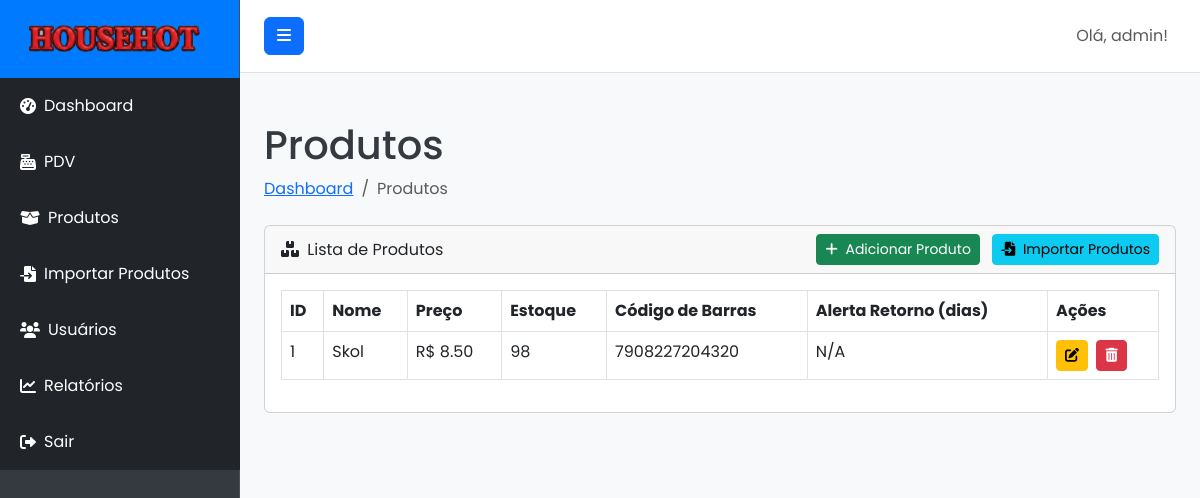
Page /products (signed in) on the earlier database version.
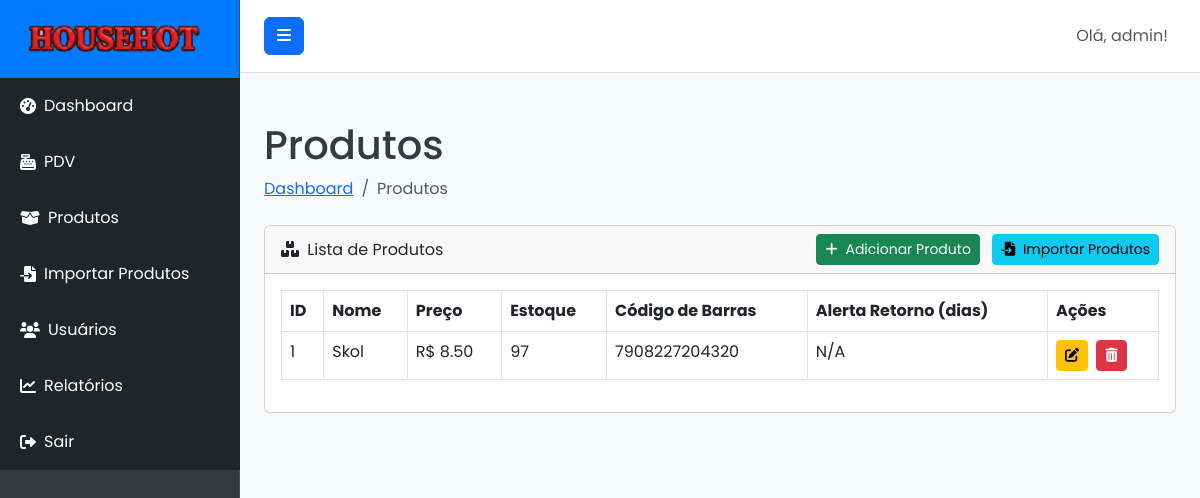
Same page on the later database version.
### models.py (models this page shows)
class Product(db.Model):
    __tablename__ = 'products'
    id = db.Column(db.Integer, primary_key=True)
    name = db.Column(db.String(120), nullable=False)
    description = db.Column(db.Text, nullable=True)
    price = db.Column(db.Float, nullable=False)
    stock = db.Column(db.Integer, default=0, nullable=False)
    barcode = db.Column(db.String(100), unique=True, nullable=True)
    return_alert_days = db.Column(db.Integer, nullable=True)
    created_at = db.Column(db.DateTime, default=datetime.utcnow)
    sale_items = db.relationship('SaleItem', backref='product', lazy=True)

### routes.py (the view)
@main_bp.route('/products')
@admin_required
def products():
    return render_template('products.html', products=Product.query.all())

### app.py (called while the page is built)
def create_app():
    app = Flask(__name__)
    app.config.from_object(Config)
    db.init_app(app)
    login_manager.init_app(app)
    migrate.init_app(app, db)
    login_manager.login_view = 'main.login'
    @login_manager.user_loader
    def load_user(user_id):
        return User.query.get(int(user_id))
    app.register_blueprint(main_bp)
    with app.app_context():
        db.create_all()
        if not User.query.filter_by(username='admin').first():
            admin_user = User(username='admin', email='admin@pdv.com', role='admin')
            admin_user.set_password('admin123')
            db.session.add(admin_user)
            db.session.commit()
            print("Usuário administrador 'admin' criado com sucesso!")
    return app

### models.py (called while the page is built)
    def is_admin(self):
        return self.role == 'admin'

### routes.py (called while the page is built)
def admin_required(f):
    @wraps(f)
    @login_required
    def decorated_function(*args, **kwargs):
        if not current_user.is_admin():
            flash('Você não tem permissão para acessar esta página.', 'danger')
            return redirect(url_for('main.dashboard'))
        return f(*args, **kwargs)
    return decorated_function

### templates/products.html (shortened to what this page needs)
{% extends "base.html" %}
{% block content %}
<div class="container-fluid">
    <h1 class="mt-4">Produtos</h1>
    <ol class="breadcrumb mb-4">
        <li class="breadcrumb-item"><a href="{{ url_for('main.dashboard') }}">Dashboard</a></li>
        <li class="breadcrumb-item active">Produtos</li>
    </ol>
    <div class="card mb-4">
        <div class="card-header d-flex justify-content-between align-items-center">
            <div>
                <i class="fas fa-boxes me-1"></i>
                Lista de Produtos
            </div>
            <div>
                <a href="{{ url_for('main.add_product') }}" class="btn btn-success btn-sm me-2">
                    <i class="fas fa-plus me-1"></i> Adicionar Produto
                </a>
                <a href="{{ url_for('main.import_products') }}" class="btn btn-info btn-sm">
                    <i class="fas fa-file-import me-1"></i> Importar Produtos
                </a>
            </div>
        </div>
        <div class="card-body">
            <div class="table-responsive">
                <table class="table table-bordered" id="productsTable" width="100%" cellspacing="0">
                    <thead>
                        <tr>
                            <th>ID</th>
                            <th>Nome</th>
                            <th>Preço</th>
                            <th>Estoque</th>
                            <th>Código de Barras</th>
                            <th>Alerta Retorno (dias)</th>
                            <th>Ações</th>
                        </tr>
                    </thead>
                    <tbody>
                        {% for product in products %}
                        <tr>
                            <td>{{ product.id }}</td>
                            <td>{{ product.name }}</td>
                            <td>R$ {{ "%.2f"|format(product.price) }}</td>
                            <td>{{ product.stock }}</td>
                            <td>{{ product.barcode if product.barcode else 'N/A' }}</td>
                            <td>{{ product.return_alert_days if product.return_alert_days is not none else 'N/A' }}</td>
                            <td>
                                <a href="{{ url_for('main.edit_product', product_id=product.id) }}" class="btn btn-warning btn-sm me-1">
                                    <i class="fas fa-edit"></i>
                                </a>
                                <form action="{{ url_for('main.delete_product', product_id=product.id) }}" method="POST" class="d-inline">
                                    <button type="submit" class="btn btn-danger btn-sm" onclick="return confirm('Tem certeza que deseja excluir este produto?');">
                                        <i class="fas fa-trash-alt"></i>
                                    </button>
                                </form>
                            </td>
                        </tr>
                        {% endfor %}
                    </tbody>
                </table>
            </div>
        </div>
    </div>
</div>
{% endblock %}

Differences in the rows shown:
changed Product "Skol": stock "98" → "97"
